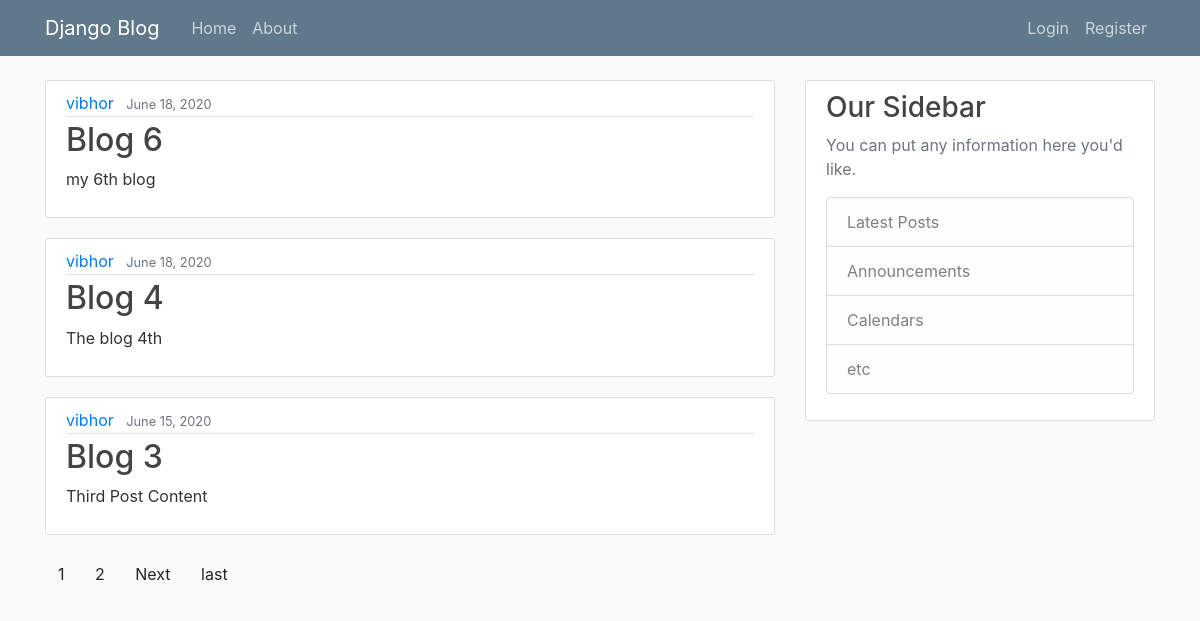
The page / on the database its author committed.
### blog/models.py (models this page shows, shortened)
class Post(models.Model):
	title = models.CharField(max_length=100)
	content = models.TextField()
	date_posted = models.DateTimeField(default=timezone.now)
	author = models.ForeignKey(User, on_delete=models.CASCADE)

### blog/views.py (the view)
# urls.py: path('', PostListView.as_view(), name='blog-home'),
class PostListView(ListView):
	model = Post
	template_name = 'blog/home.html'
	context_object_name = 'posts'
	ordering = ['-date_posted']
	paginate_by = 3

### blog/templates/blog/home.html (shortened to what this page needs)
{% extends "blog/base.html" %}
{% block content %}
	{% for post in posts %}
		<article class="media content-section">
		  <div class="media-body">
		    <div class="article-metadata">
		      <a class="mr-2" href="#">{{ post.author }}</a>
		      <small class="text-muted">{{ post.date_posted|date:"F d, Y" }}</small>
		    </div>
		    <h2><a class="article-title" href="{% url 'post-detail' post.id %}">{{ post.title }}</a></h2>
		    <p class="article-content">{{ post.content }}</p>
		  </div>
		</article>
	{% endfor %}
	{% if is_paginated %}
		{% for num in page_obj.paginator.page_range %}
			{% if page_obj.number == num %}
				<a class="btn tbn-outline-info mb-4" href="?page={{ num }}">{{ num }}</a>
			{% elif num > page_obj.number|add:'-3' and num < page_obj.number|add:'3' %}
				<a class="btn tbn-outline-info mb-4" href="?page={{ num }}">{{ num }}</a>
			{% endif %}
		{% endfor %}
		{% if page_obj.has_next %}
			<a class="btn tbn-outline-info mb-4" href="?page={{ page_obj.next_page_number }}">Next</a>
			<a class="btn tbn-outline-info mb-4" href="?page={{ page_obj.paginator.num_pages }}">last</a>
		{% endif %}
	{% endif %}
{% endblock content %}

### blog/templates/blog/base.html (shortened to what this page needs)
{% load static %}
<!DOCTYPE html>
<html>
<head>
    <link rel="stylesheet" href="https://stackpath.bootstrapcdn.com/bootstrap/4.5.0/css/bootstrap.min.css">
    <link rel="stylesheet" type="text/css" href="{% static 'blog/main.css' %}">
</head>
<body>
	<header class="site-header">
	  <nav class="navbar navbar-expand-md navbar-dark bg-steel fixed-top">
	    <div class="container">
	      <a class="navbar-brand mr-4" href="{% url 'blog-home' %}">Django Blog</a>
	      <div class="collapse navbar-collapse" id="navbarToggle">
	        <div class="navbar-nav mr-auto">
	          <a class="nav-item nav-link" href="{% url 'blog-home' %}">Home</a>
	          <a class="nav-item nav-link" href="{% url 'blog-about' %}">About</a>
	        </div>
	        <div class="navbar-nav">
	          {% if user.is_authenticated %}
	            <a class="nav-item nav-link" href="{% url 'post-create' %}">New Post</a>
	            <a class="nav-item nav-link" href="{% url 'profile' %}">Profile</a>
				<a class="nav-item nav-link" href="{% url 'logout' %}">Logout</a>
			  {% else %}
		        <a class="nav-item nav-link" href="{% url 'login' %}">Login</a>
		        <a class="nav-item nav-link" href="{% url 'register' %}">Register</a>
		      {% endif %}
	        </div>
	      </div>
	    </div>
	  </nav>
	</header>
	<main role="main" class="container">
	  <div class="row">
	    <div class="col-md-8">
	      {% block content %}{% endblock %}
	    </div>
	    <div class="col-md-4">
	      <div class="content-section">
	        <h3>Our Sidebar</h3>
	        <p class='text-muted'>You can put any information here you'd like.
	          <ul class="list-group">
	            <li class="list-group-item list-group-item-light">Latest Posts</li>
	            <li class="list-group-item list-group-item-light">Announcements</li>
	            <li class="list-group-item list-group-item-light">Calendars</li>
	            <li class="list-group-item list-group-item-light">etc</li>
	          </ul>
	        </p>
	      </div>
	    </div>
	  </div>
	</main>
</body>
</html>

### blog/static/blog/main.css (style rules this page uses)
body { background: #fafafa; color: #333333; margin-top: 5rem; }
h1, h2, h3, h4, h5, h6 { color: #444444; }
ul { margin: 0; }
.bg-steel { background-color: #5f788a; }
.site-header .navbar-nav .nav-link { color: #cbd5db; }
.content-section { background: #ffffff; padding: 10px 20px; border: 1px solid #dddddd; border-radius: 3px; margin-bottom: 20px; }
.article-title { color: #444444; }
.article-content { white-space: pre-line; }
.article-metadata { padding-bottom: 1px; margin-bottom: 4px; border-bottom: 1px solid #e3e3e3 }

### rows shown on the page
Post: author "vibhor", date_posted "June 18, 2020", title "Blog 6", content "my 6th blog"
Post: author "vibhor", date_posted "June 18, 2020", title "Blog 4", content "The blog 4th"
Post: author "vibhor", date_posted "June 15, 2020", title "Blog 3", content "Third Post Content"

### other values the page prints
{{ num }} "1"
{{ num }} "2"
